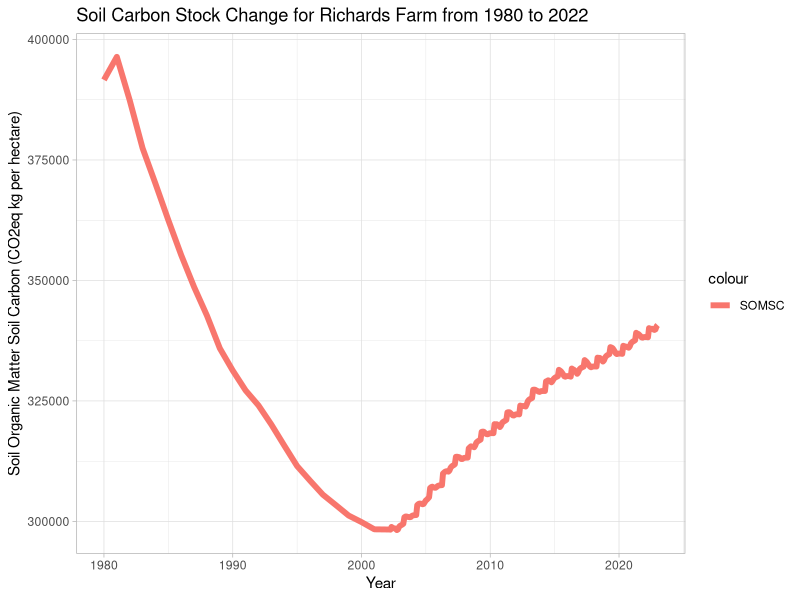
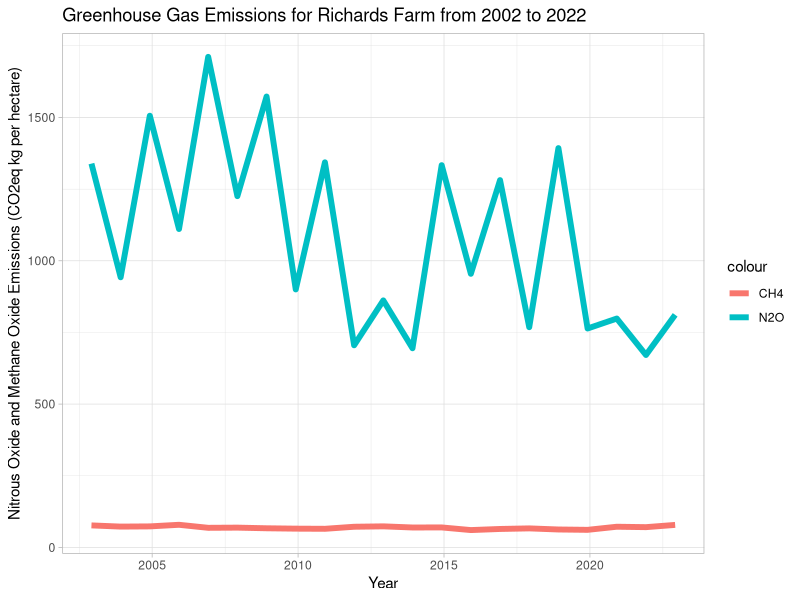

Write R code to recreate these figures, in order.
library(tidyverse)

SOMSC <- read.csv("SOMSCCO2eq1980.csv")

ggplot(data = SOMSC) +
  geom_line(mapping = aes(time, somsc, color = "SOMSC"), size = 2) +
  theme_light() +
  ylab("Soil Organic Matter Soil Carbon (CO2eq kg per hectare)") +
  xlab("Year") +
  ggtitle("Soil Carbon Stock Change for Richards Farm from 1980 to 2022")

CO2eq <- read.csv("ghgemissions.csv")

ggplot(data = CO2eq) +
  geom_line(mapping = aes(time, n2o, color = "N2O"), size = 2) +
  geom_line(mapping = aes(time, ch4, color = "CH4"), size = 2) +
  theme_light() +
  ylab("Nitrous Oxide and Methane Oxide Emissions (CO2eq kg per hectare)") +
  xlab("Year") +
  ggtitle("Greenhouse Gas Emissions for Richards Farm from 2002 to 2022")

